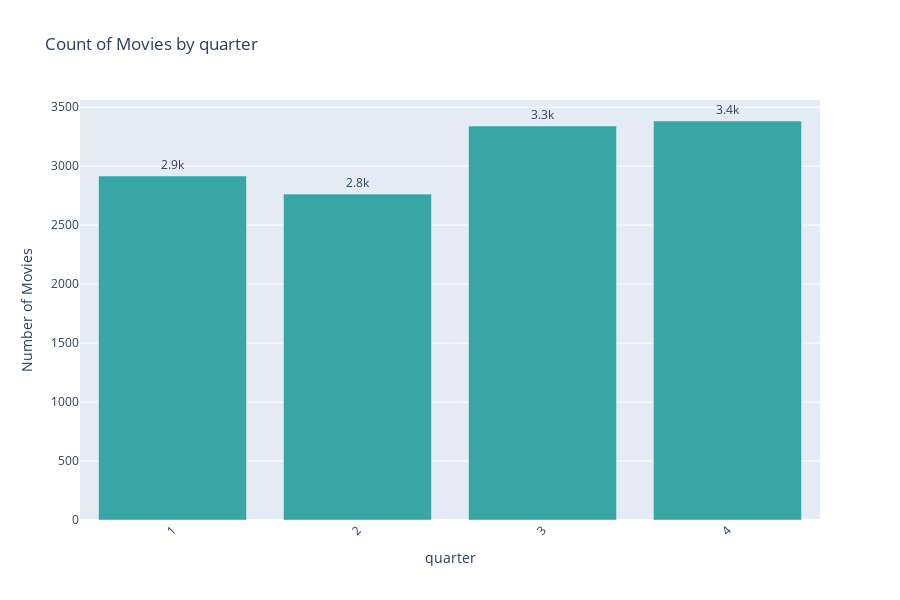

Notebook source saved alongside this figure:
### Code cell
plot_and_export_categorical_distribution(movie, 'quarter', 0, "linear", False)

### Figure 1 — Plotly figure (JSON) as saved in the notebook; plotly's stock layout.template omitted (floating-point values rounded to 4 significant figures)
{"data": [{"alignmentgroup": "True", "hovertemplate": "quarter=%{x}<br>Number of Movies=%{text}<extra></extra>", "legendgroup": "1", "marker": {"color": "rgba(56, 166, 165, 1)", "pattern": {"shape": ""}}, "name": "1", "offsetgroup": "1", "orientation": "v", "showlegend": true, "text": [2917], "textposition": "outside", "texttemplate": "%{text:.2s}", "type": "bar", "x": ["1"], "xaxis": "x", "y": [2917], "yaxis": "y"}, {"alignmentgroup": "True", "hovertemplate": "quarter=%{x}<br>Number of Movies=%{text}<extra></extra>", "legendgroup": "2", "marker": {"color": "rgba(56, 166, 165, 1)", "pattern": {"shape": ""}}, "name": "2", "offsetgroup": "2", "orientation": "v", "showlegend": true, "text": [2763], "textposition": "outside", "texttemplate": "%{text:.2s}", "type": "bar", "x": ["2"], "xaxis": "x", "y": [2763], "yaxis": "y"}, {"alignmentgroup": "True", "hovertemplate": "quarter=%{x}<br>Number of Movies=%{text}<extra></extra>", "legendgroup": "3", "marker": {"color": "rgba(56, 166, 165, 1)", "pattern": {"shape": ""}}, "name": "3", "offsetgroup": "3", "orientation": "v", "showlegend": true, "text": [3340], "textposition": "outside", "texttemplate": "%{text:.2s}", "type": "bar", "x": ["3"], "xaxis": "x", "y": [3340], "yaxis": "y"}, {"alignmentgroup": "True", "hovertemplate": "quarter=%{x}<br>Number of Movies=%{text}<extra></extra>", "legendgroup": "4", "marker": {"color": "rgba(56, 166, 165, 1)", "pattern": {"shape": ""}}, "name": "4", "offsetgroup": "4", "orientation": "v", "showlegend": true, "text": [3383], "textposition": "outside", "texttemplate": "%{text:.2s}", "type": "bar", "x": ["4"], "xaxis": "x", "y": [3383], "yaxis": "y"}], "layout": {"barmode": "relative", "height": 600, "legend": {"title": {"text": "quarter"}, "tracegroupgap": 0}, "showlegend": false, "title": {"text": "Count of Movies by quarter"}, "xaxis": {"anchor": "y", "categoryarray": ["1", "2", "3", "4"], "categoryorder": "array", "domain": [0, 1], "tickangle": -45, "tickfont": {"size": 12}, "title": {"text": "quarter"}}, "yaxis": {"anchor": "x", "domain": [0, 1], "tickfont": {"size": 12}, "title": {"text": "Number of Movies"}, "type": "linear"}}}
